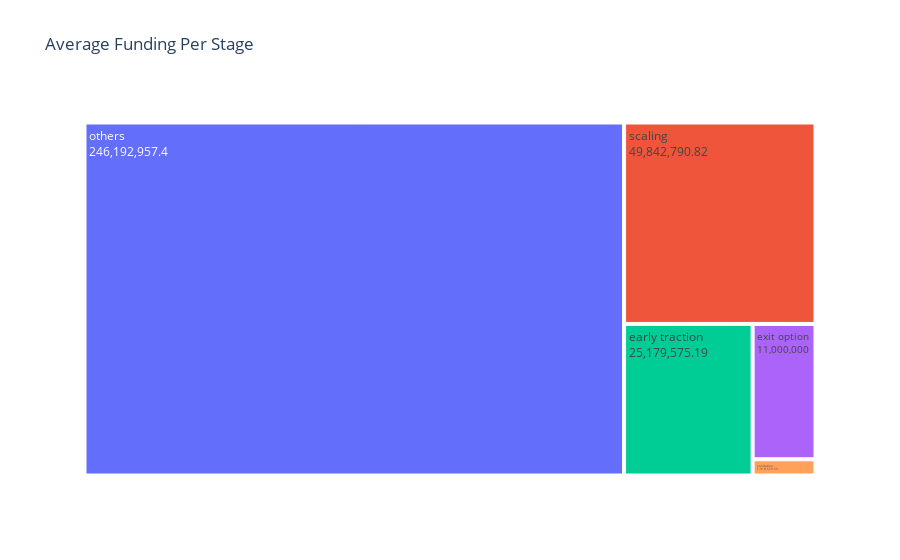

Notebook code cell kept with this figure:
### Markdown cell above
### **Observations**  
- Category 'Others' being the best funded stage received 251B in total
- Exit option is the worst funded with about a Billion in funding  
- **A clear trend emerges – the more mature the startup, the more likely it is to attract substantial funding**

### Code cell
# Group by 'series' and calculate the mean amount
stage_funding_dist = df.groupby('series')['amount'].mean().sort_values(ascending=False).reset_index()

# Create a TreeMap visualization
fig = px.treemap(stage_funding_dist, path=['series'], values='amount', title='Average Funding Per Stage',
                 labels={'amount': 'Average amount of Funding in Dollars'},
                 custom_data=['amount'])  # Use custom_data to store the data for labels
fig.update_traces(textinfo='label+value')
fig.show()

### Figure 1 — Plotly figure (JSON) as saved in the notebook; plotly's stock layout.template omitted (floating-point values rounded to 4 significant figures)
{"data": [{"branchvalues": "total", "customdata": [[25180000.0], [11000000], [246200000.0], [49840000.0], [1319000.0]], "domain": {"x": [0, 1], "y": [0, 1]}, "hovertemplate": "labels=%{label}<br>Average amount of Funding in Dollars=%{value}<br>parent=%{parent}<br>id=%{id}<extra></extra>", "ids": ["early traction", "exit option", "others", "scaling", "validation"], "labels": ["early traction", "exit option", "others", "scaling", "validation"], "name": "", "parents": ["", "", "", "", ""], "textinfo": "label+value", "type": "treemap", "values": [25180000.0, 11000000, 246200000.0, 49840000.0, 1319000.0]}], "layout": {"legend": {"tracegroupgap": 0}, "title": {"text": "Average Funding Per Stage"}}}
